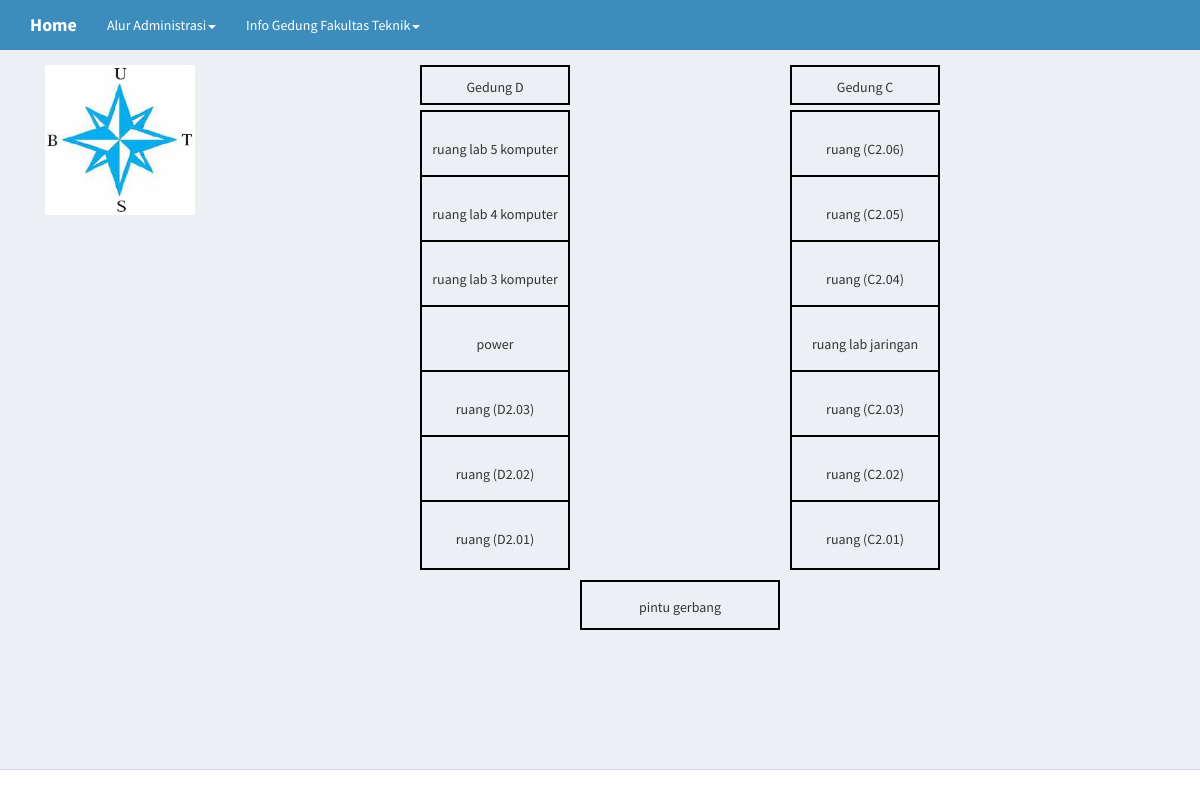
The page /?page=la2 on the database its author committed.
### tables this page shows
CREATE TABLE `ruang` (
  `id_ruang` int(10) NOT NULL,
  `nama_ruang` varchar(30) NOT NULL,
  `posisi` varchar(30) NOT NULL
);

### la2.php (the view)
<?php
	$sql = "SELECT * FROM ruang WHERE SUBSTRING(posisi,2,2) = 2";
	$rs = mysqli_query($con, $sql);
	$ruang = mysqli_fetch_all($rs, MYSQLI_ASSOC);
	$gedung_c = [];
	$gedung_d = [];
	foreach ($ruang as $r) {
		$ruang=substr($r["posisi"], 4, 5);
		if (substr($r["posisi"], 0, 1) == 'c'){
			$gedung_c[$ruang] = $r;
		}elseif (substr($r["posisi"], 0, 1) == 'd'){
			$gedung_d[$ruang] = $r;
		}
	}
	$gedung_c = array_reverse($gedung_c);
	$gedung_d = array_reverse($gedung_d);
?>
	<div class="gedung gd1">
			<p>pintu gerbang</p>
	</div>
		<div class="gedung gd2">
		<div class="ruang">
			<p><?= $gedung_d[0]["nama_ruang"] ?></p>
		</div>
		<div class="ruang">
			<p><?= $gedung_d[1]["nama_ruang"] ?></p>
		</div>
		<div class="ruang">
			<p><?= $gedung_d[2]["nama_ruang"] ?></p>
		</div>
		<div class="ruang">
			<p><?= $gedung_d[3]["nama_ruang"] ?></p>
		</div>
		<div class="ruang">
			<p><?= $gedung_d[4]["nama_ruang"] ?></p>
		</div>
		<div class="ruang">
				<p><?= $gedung_d[5]["nama_ruang"] ?></p>
			</div>
		<div class="ruang">
			<p><?= $gedung_d[6]["nama_ruang"] ?></p>
		</div>
	</div>
	<div class="gedung gd3">
			<div class="ruang">
				<p><?= $gedung_c[0]["nama_ruang"] ?></p>
			</div>
			<div class="ruang">
				<p><?= $gedung_c[1]["nama_ruang"] ?></p>
			</div>
			<div class="ruang">
				<p><?= $gedung_c[2]["nama_ruang"] ?></p>
			</div>
			<div class="ruang">
				<p><?= $gedung_c[3]["nama_ruang"] ?></p>
			</div>
			<div class="ruang">
				<p><?= $gedung_c[4]["nama_ruang"] ?></p>
			</div>
			<div class="ruang">
				<p><?= $gedung_c[5]["nama_ruang"] ?></p>
			</div>
			<div class="ruang">
				<p><?= $gedung_c[6]["nama_ruang"] ?></p>
			</div>
	</div>
	<div class="gedung gd4">
			Gedung D
	</div>
	<div class="gedung gd5">
			Gedung C
	</div>
<img src="arah.jpg" height="150" width="150">

### index.php (style rules this page uses)
.gedung { width: 150px; height: 460px; border: 2px solid black; position: absolute; }
.gd1 { width: 300px; height: 150px; top: 40px; left: 830px; }
.gd1 { left: 580px; top: 580px; }
.gd2,.gd3 { top: 110px; }
.gd2 { left: 420px; }
.gd3 { left: 790px; }
.gd4 { left: 420px; }
.gd5 { left: 790px; }
.ruang { height: 100px; border-bottom: 2px solid black; overflow: hidden; }
.ruang:last-child { border-bottom: none; }
.gd1 { width: 200px; height: 50px; }
.gd2 .ruang { height: 65px; }
.gd3 .ruang { height: 65px; }
.gd4 { height: 40px; }
.gd5 { height: 40px; }
.ruang p { line-height: 75px; text-align: center; }
p { line-height: 50px; text-align: center; }
.gd4 { line-height: 40px; text-align: center; }
.gd5 { line-height: 40px; text-align: center; }

### rows shown on the page
ruang: nama_ruang "ruang lab 5 komputer"
ruang: nama_ruang "ruang lab 4 komputer"
ruang: nama_ruang "ruang lab 3 komputer"
ruang: nama_ruang "power"
ruang: nama_ruang "ruang (D2.03)"
ruang: nama_ruang "ruang (D2.02)"
ruang: nama_ruang "ruang (D2.01)"
ruang: nama_ruang "ruang (C2.06)"
ruang: nama_ruang "ruang (C2.05)"
ruang: nama_ruang "ruang (C2.04)"
ruang: nama_ruang "ruang lab jaringan"
ruang: nama_ruang "ruang (C2.03)"
ruang: nama_ruang "ruang (C2.02)"
ruang: nama_ruang "ruang (C2.01)"
